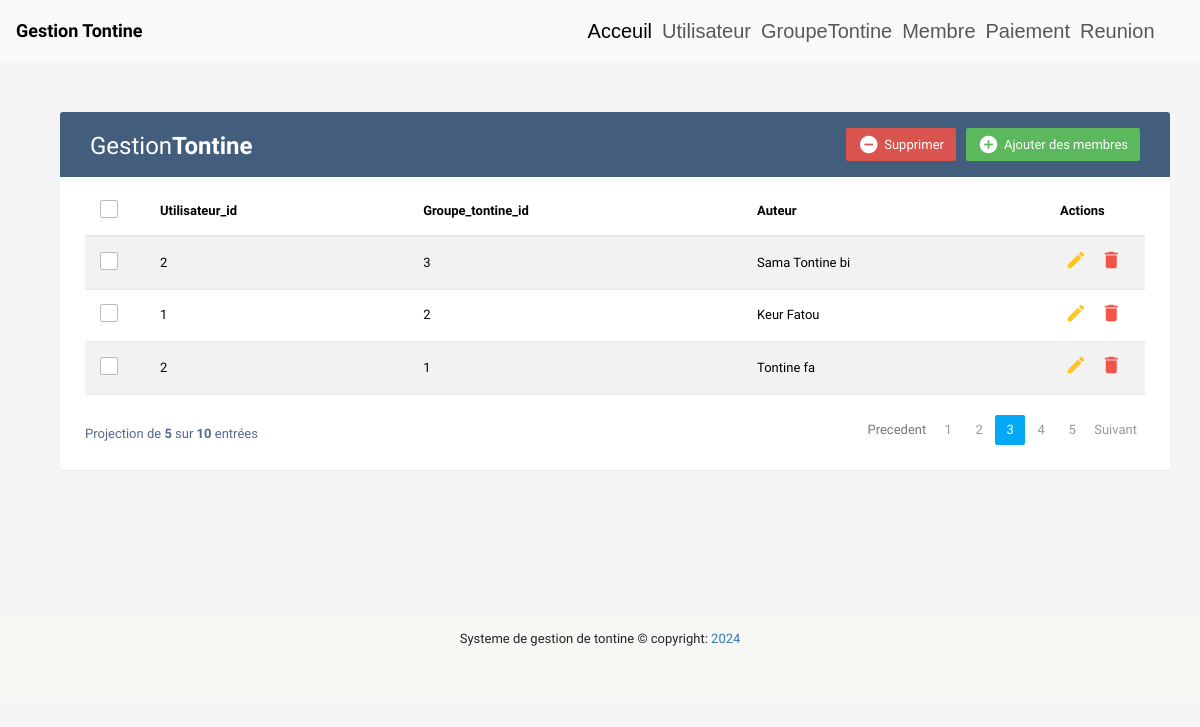
Screenshot of /membre/ with the database file from the repository.
### Tontine/models.py (models this page shows, shortened)
class Membres(models.Model):
    utilisateur_id = models.IntegerField()
    groupe_tontine_id = models.IntegerField()
    auteur = models.ForeignKey(Utilisateurs,on_delete=models.CASCADE)
    auteur = models.ForeignKey(GroupesTontine,on_delete=models.CASCADE)

class GroupesTontine(models.Model):
    nom = models.CharField(max_length = 100)
    description = models.TextField(null=True, max_length=400, blank=True)
    def __str__(self):
       return f" {self.nom} "

### Tontine/views.py (the view)
# urls.py: path("membre/",Membre, name= "membre"),
def Membre(request):
    empdata = Membres.objects.all()
    context ={
        'emp':empdata,
    }
    return render(request, "membre.html",context)

### templates/membre.html (shortened to what this page needs)
{% extends "Base.html" %}
{% block content%}
<!DOCTYPE html>
<html lang="en">
<head>
<link rel="stylesheet" href="https://maxcdn.bootstrapcdn.com/font-awesome/4.7.0/css/font-awesome.min.css">
<link rel="stylesheet" href="https://maxcdn.bootstrapcdn.com/bootstrap/3.3.7/css/bootstrap.min.css">
  <body>
    <div class="container">
        <div class="table-wrapper">
            <div class="table-title">
                <div class="row">
                    <div class="col-sm-6">
						<h2>Gestion<b>Tontine</b></h2>
					</div>
					<div class="col-sm-6">
						<a href="#addEmployeeModal" class="btn btn-success" data-toggle="modal"><i class="material-icons">&#xE147;</i> <span>Ajouter des membres</span></a>
						<a href="#deleteEmployeeModal" class="btn btn-danger" data-toggle="modal"><i class="material-icons">&#xE15C;</i> <span>Supprimer</span></a>
					</div>
                </div>
            </div>
            <table class="table table-striped table-hover">
                <thead>
                    <tr>
						<th>
							<span class="custom-checkbox">
								<label for="selectAll"></label>
							</span>
						</th>
                        <th>Utilisateur_id</th>
                        <th>Groupe_tontine_id</th>
                        <th>Auteur</th>
                        <th>Actions</th>
                    </tr>
                </thead>
                <tbody>
                    {% for i in emp %}
                    <tr>
						<td>
							<span class="custom-checkbox">
								<label for="checkbox1"></label>
							</span>
						</td>
                        <td>{{i.utilisateur_id}}</td>
                        <td>{{i.groupe_tontine_id}}</td>
                        <td>{{i.auteur}}</td>
                        <td>
                            <a href="#editEmployeeModal-{{ forloop.counter}}" class="edit" data-toggle="modal"><i class="material-icons" data-toggle="tooltip" title="Modifier">&#xE254;</i></a>
                            <a href="#deleteEmployeeModal-{{ forloop.counter}}" class="delete" data-toggle="modal"><i class="material-icons" data-toggle="tooltip" title="Supprimer">&#xE872;</i></a>
                        </td>
                    </tr>
                   {% endfor %}
                </tbody>
            </table>
			<div class="clearfix">
				<div class="hint-text">Projection de <b>5</b> sur <b>10</b> entrées</div>
                <ul class="pagination">
                    <li class="page-item disabled"><a href="#">Precedent</a></li>
                    <li class="page-item"><a href="#" class="page-link">1</a></li>
                    <li class="page-item"><a href="#" class="page-link">2</a></li>
                    <li class="page-item active"><a href="#" class="page-link">3</a></li>
                    <li class="page-item"><a href="#" class="page-link">4</a></li>
                    <li class="page-item"><a href="#" class="page-link">5</a></li>
                    <li class="page-item"><a href="#" class="page-link">Suivant</a></li>
                </ul>
            </div>
        </div>
    </div>
</body>
</html>
{% endblock%}

### templates/membre.html (style rules this page uses)
body { color: #566787; background: #f5f5f5; font-family: 'Varela Round', sans-serif; font-size: 13px; }
.table-wrapper { background: #fff; padding: 20px 25px; margin: 30px 0; border-radius: 3px; box-shadow: 0 1px 1px rgba(0,0,0,.05); }
.table-title { padding-bottom: 15px; background: #435d7d; color: #fff; padding: 16px 30px; margin: -20px -25px 10px; border-radius: 3px 3px 0 0; }
.table-title h2 { margin: 5px 0 0; font-size: 24px; }
.table-title .btn { color: #fff; float: right; font-size: 13px; border: none; min-width: 50px; border-radius: 2px; border: none; outline: none !important; margin-left: 10px; }
.table-title .btn i { float: left; font-size: 21px; margin-right: 5px; }
.table-title .btn span { float: left; margin-top: 2px; }
table.table tr th, table.table tr td { border-color: #e9e9e9; padding: 12px 15px; vertical-align: middle; }
table.table tr th:first-child { width: 60px; }
table.table tr th:last-child { width: 100px; }
table.table-striped tbody tr:nth-of-type(odd) { background-color: #fcfcfc; }
table.table td:last-child i { opacity: 0.9; font-size: 22px; margin: 0 5px; }
table.table td a { font-weight: bold; color: #566787; display: inline-block; text-decoration: none; outline: none !important; }
table.table td a.edit { color: #FFC107; }
table.table td a.delete { color: #F44336; }
table.table td i { font-size: 19px; }
.pagination { float: right; margin: 0 0 5px; }
.pagination li a { border: none; font-size: 13px; min-width: 30px; min-height: 30px; color: #999; margin: 0 2px; line-height: 30px; border-radius: 2px !important; text-align: center; padding: 0 6px; }
.pagination li.active a, .pagination li.active a.page-link { background: #03A9F4; }
.hint-text { float: left; margin-top: 10px; font-size: 13px; }
.custom-checkbox { position: relative; }
.custom-checkbox label:before { width: 18px; height: 18px; }
.custom-checkbox label:before { content: ''; margin-right: 10px; display: inline-block; vertical-align: text-top; background: white; border: 1px solid #bbb; border-radius: 2px; box-sizing: border-box; z-index: 2; }

### rows the page displays
Membres: utilisateur_id "2", groupe_tontine_id "3", auteur "Sama Tontine bi"
Membres: utilisateur_id "1", groupe_tontine_id "2", auteur "Keur Fatou"
Membres: utilisateur_id "2", groupe_tontine_id "1", auteur "Tontine fa"
